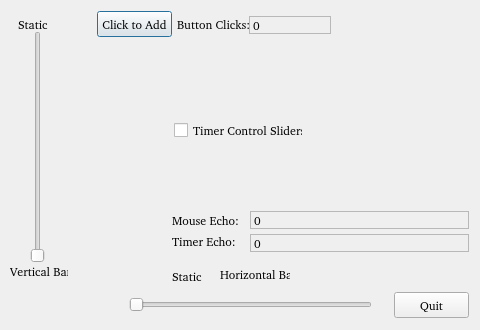
<?xml version="1.0" encoding="UTF-8"?>
<ui version="4.0">
 <class>CTutorialDlg</class>
 <widget class="QWidget" name="CTutorialDlg">
  <property name="geometry">
   <rect>
    <x>0</x>
    <y>0</y>
    <width>480</width>
    <height>330</height>
   </rect>
  </property>
  <property name="font">
   <font>
    <family>MS Shell Dlg&quot;, 0, 0, 0x</family>
   </font>
  </property>
  <property name="windowTitle">
   <string>Application Update GUI Elements</string>
  </property>
  <widget class="QPushButton" name="PushButton_ID_BTN_ADD">
   <property name="geometry">
    <rect>
     <x>97</x>
     <y>11</y>
     <width>75</width>
     <height>26</height>
    </rect>
   </property>
   <property name="focusPolicy">
    <enum>Qt::NoFocus</enum>
   </property>
   <property name="text">
    <string>Click to Add</string>
   </property>
   <property name="default">
    <bool>true</bool>
   </property>
  </widget>
  <widget class="QPushButton" name="PushButton_IDCANCEL">
   <property name="geometry">
    <rect>
     <x>394</x>
     <y>292</y>
     <width>75</width>
     <height>26</height>
    </rect>
   </property>
   <property name="focusPolicy">
    <enum>Qt::NoFocus</enum>
   </property>
   <property name="text">
    <string>Quit</string>
   </property>
  </widget>
  <widget class="QLabel" name="Label_IDC_STATIC">
   <property name="geometry">
    <rect>
     <x>177</x>
     <y>18</y>
     <width>75</width>
     <height>13</height>
    </rect>
   </property>
   <property name="focusPolicy">
    <enum>Qt::NoFocus</enum>
   </property>
   <property name="frameShape">
    <enum>QFrame::NoFrame</enum>
   </property>
   <property name="frameShadow">
    <enum>QFrame::Plain</enum>
   </property>
   <property name="lineWidth">
    <number>2</number>
   </property>
   <property name="text">
    <string>Button Clicks:</string>
   </property>
   <property name="wordWrap">
    <bool>false</bool>
   </property>
  </widget>
  <widget class="QLabel" name="Label_IDC_ECHO_AREA">
   <property name="geometry">
    <rect>
     <x>249</x>
     <y>16</y>
     <width>82</width>
     <height>18</height>
    </rect>
   </property>
   <property name="focusPolicy">
    <enum>Qt::NoFocus</enum>
   </property>
   <property name="frameShape">
    <enum>QFrame::StyledPanel</enum>
   </property>
   <property name="frameShadow">
    <enum>QFrame::Plain</enum>
   </property>
   <property name="lineWidth">
    <number>2</number>
   </property>
   <property name="text">
    <string>0</string>
   </property>
   <property name="wordWrap">
    <bool>false</bool>
   </property>
  </widget>
  <widget class="QSlider" name="Slider_IDC_V_SLIDER_BAR">
   <property name="geometry">
    <rect>
     <x>25</x>
     <y>31</y>
     <width>25</width>
     <height>232</height>
    </rect>
   </property>
   <property name="orientation">
    <enum>Qt::Vertical</enum>
   </property>
  </widget>
  <widget class="QSlider" name="Slider_IDC_H_SLIDER_BAR">
   <property name="geometry">
    <rect>
     <x>129</x>
     <y>293</y>
     <width>243</width>
     <height>24</height>
    </rect>
   </property>
   <property name="orientation">
    <enum>Qt::Horizontal</enum>
   </property>
  </widget>
  <widget class="QLabel" name="Label_IDC_STATIC1">
   <property name="geometry">
    <rect>
     <x>10</x>
     <y>265</y>
     <width>58</width>
     <height>13</height>
    </rect>
   </property>
   <property name="focusPolicy">
    <enum>Qt::NoFocus</enum>
   </property>
   <property name="frameShape">
    <enum>QFrame::NoFrame</enum>
   </property>
   <property name="frameShadow">
    <enum>QFrame::Plain</enum>
   </property>
   <property name="lineWidth">
    <number>2</number>
   </property>
   <property name="text">
    <string>Vertical Bar</string>
   </property>
   <property name="wordWrap">
    <bool>false</bool>
   </property>
  </widget>
  <widget class="QLabel" name="Label_IDC_STATIC2">
   <property name="geometry">
    <rect>
     <x>220</x>
     <y>268</y>
     <width>70</width>
     <height>13</height>
    </rect>
   </property>
   <property name="focusPolicy">
    <enum>Qt::NoFocus</enum>
   </property>
   <property name="frameShape">
    <enum>QFrame::NoFrame</enum>
   </property>
   <property name="frameShadow">
    <enum>QFrame::Plain</enum>
   </property>
   <property name="lineWidth">
    <number>2</number>
   </property>
   <property name="text">
    <string>Horizontal Bar</string>
   </property>
   <property name="wordWrap">
    <bool>false</bool>
   </property>
  </widget>
  <widget class="QLabel" name="Label_IDC_V_SLIDER_ECHO">
   <property name="geometry">
    <rect>
     <x>18</x>
     <y>16</y>
     <width>42</width>
     <height>16</height>
    </rect>
   </property>
   <property name="focusPolicy">
    <enum>Qt::NoFocus</enum>
   </property>
   <property name="frameShape">
    <enum>QFrame::NoFrame</enum>
   </property>
   <property name="frameShadow">
    <enum>QFrame::Plain</enum>
   </property>
   <property name="lineWidth">
    <number>2</number>
   </property>
   <property name="text">
    <string>Static</string>
   </property>
   <property name="wordWrap">
    <bool>false</bool>
   </property>
  </widget>
  <widget class="QLabel" name="Label_IDC_H_SLIDER_ECHO">
   <property name="geometry">
    <rect>
     <x>172</x>
     <y>268</y>
     <width>42</width>
     <height>16</height>
    </rect>
   </property>
   <property name="focusPolicy">
    <enum>Qt::NoFocus</enum>
   </property>
   <property name="frameShape">
    <enum>QFrame::NoFrame</enum>
   </property>
   <property name="frameShadow">
    <enum>QFrame::Plain</enum>
   </property>
   <property name="lineWidth">
    <number>2</number>
   </property>
   <property name="text">
    <string>Static</string>
   </property>
   <property name="wordWrap">
    <bool>false</bool>
   </property>
  </widget>
  <widget class="QLabel" name="Label_IDC_TIMERECHO">
   <property name="geometry">
    <rect>
     <x>250</x>
     <y>234</y>
     <width>219</width>
     <height>18</height>
    </rect>
   </property>
   <property name="focusPolicy">
    <enum>Qt::NoFocus</enum>
   </property>
   <property name="frameShape">
    <enum>QFrame::StyledPanel</enum>
   </property>
   <property name="frameShadow">
    <enum>QFrame::Plain</enum>
   </property>
   <property name="lineWidth">
    <number>2</number>
   </property>
   <property name="text">
    <string>0</string>
   </property>
   <property name="wordWrap">
    <bool>false</bool>
   </property>
  </widget>
  <widget class="QLabel" name="Label_IDC_MOUSEECHO">
   <property name="geometry">
    <rect>
     <x>250</x>
     <y>211</y>
     <width>219</width>
     <height>18</height>
    </rect>
   </property>
   <property name="focusPolicy">
    <enum>Qt::NoFocus</enum>
   </property>
   <property name="frameShape">
    <enum>QFrame::StyledPanel</enum>
   </property>
   <property name="frameShadow">
    <enum>QFrame::Plain</enum>
   </property>
   <property name="lineWidth">
    <number>2</number>
   </property>
   <property name="text">
    <string>0</string>
   </property>
   <property name="wordWrap">
    <bool>false</bool>
   </property>
  </widget>
  <widget class="QLabel" name="Label_IDC_STATIC3">
   <property name="geometry">
    <rect>
     <x>172</x>
     <y>235</y>
     <width>67</width>
     <height>13</height>
    </rect>
   </property>
   <property name="focusPolicy">
    <enum>Qt::NoFocus</enum>
   </property>
   <property name="frameShape">
    <enum>QFrame::NoFrame</enum>
   </property>
   <property name="frameShadow">
    <enum>QFrame::Plain</enum>
   </property>
   <property name="lineWidth">
    <number>2</number>
   </property>
   <property name="text">
    <string>Timer Echo:</string>
   </property>
   <property name="wordWrap">
    <bool>false</bool>
   </property>
  </widget>
  <widget class="QLabel" name="Label_IDC_STATIC4">
   <property name="geometry">
    <rect>
     <x>172</x>
     <y>214</y>
     <width>67</width>
     <height>13</height>
    </rect>
   </property>
   <property name="focusPolicy">
    <enum>Qt::NoFocus</enum>
   </property>
   <property name="frameShape">
    <enum>QFrame::NoFrame</enum>
   </property>
   <property name="frameShadow">
    <enum>QFrame::Plain</enum>
   </property>
   <property name="lineWidth">
    <number>2</number>
   </property>
   <property name="text">
    <string>Mouse Echo:</string>
   </property>
   <property name="wordWrap">
    <bool>false</bool>
   </property>
  </widget>
  <widget class="QCheckBox" name="CheckBox_IDC_TIMER_CONTROL_SLIDERS">
   <property name="geometry">
    <rect>
     <x>174</x>
     <y>122</y>
     <width>129</width>
     <height>16</height>
    </rect>
   </property>
   <property name="text">
    <string>Timer Control Sliders</string>
   </property>
  </widget>
 </widget>
 <layoutdefault spacing="6" margin="11"/>
 <pixmapfunction>qPixmapFromMimeSource</pixmapfunction>
 <resources/>
 <connections/>
</ui>
